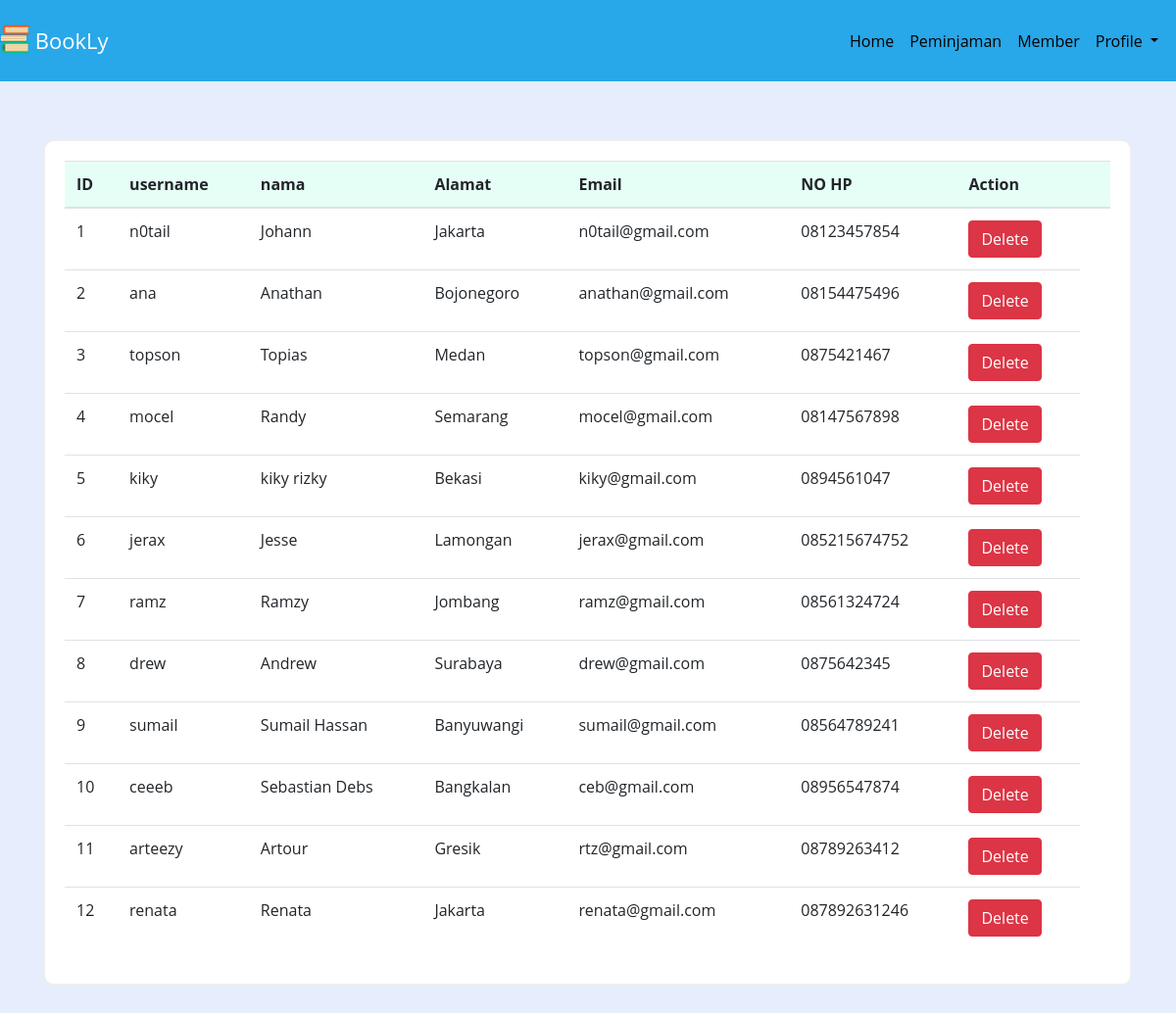
The page /member.php (signed in) on the database its author committed.
### tables this page shows
CREATE TABLE `user` (
  `id_user` int(11) NOT NULL,
  `username` varchar(10) NOT NULL,
  `password` varchar(70) NOT NULL,
  `nama` varchar(30) NOT NULL,
  `alamat` varchar(80) NOT NULL,
  `email` varchar(40) NOT NULL,
  `no_hp` varchar(20) NOT NULL
);

### member.php (the view, shortened to what this page needs)
<html>
<head>
  <link rel="stylesheet" href="bootstrap/css/bootstrap.min.css">
  <link rel="stylesheet" href="bootstrap//css/style.css">
  <link href="assets/css/style.css" rel="stylesheet">
</head>
<body style="background-color :#e6edfc;">
<?php
    if (isset($_SESSION['status']) == 'admin') {
    ?>
  <nav class="navbar navbar-expand-lg navbar-default">
    <a class="navbar-brand" href="#">
    <img src="bootstrap/logoa.png" width="30" height="30" class="d-inline-block align-top" alt="">
    BookLy
  </a>
    <div class="collapse navbar-collapse" id="navbarSupportedContent">
      <ul class="navbar-nav my-2 my-lg-0">
<li class="nav-item active">
        <a class="nav-link" href="homepage_admin.php">Home <span class="sr-only">(current)</span></a>
      </li>
      <li class="nav-item">
      <a class="nav-link" href="peminjaman.php">Peminjaman<span class="sr-only"></span></a>
            </li>
      <li class="nav-item">
      <a class="nav-link" href="member.php">Member<span class="sr-only"></span></a>
            </li>
        <li class="nav-item dropdown">
          <a class="nav-link dropdown-toggle" href="#" id="navbarDropdown"data-display="static" data-toggle="dropdown" aria-haspopup="true">
          Profile
        </a>
        </li>
      </ul>
      </div>
  </nav>
    <section id="services" class="services section-bg">
    <div class="container">
        <div class="row">
        <div class="col-md-12">
            <div  class="content-box-large">
        <table class="table">
        <thead class="thead">
            <tr>
                <th>ID</th>
                <th>username</th>
                <th>nama</th>
                <th>Alamat</th>
                <th>Email</th>
                <th>NO HP</th>
                <th class="hidden-xs ">Action</th>
                <th></th>
                </thead>
            <?php
    include "koneksi.php";
    $query="SELECT * FROM user";
    $result=mysqli_query($connect, $query);
    if(mysqli_num_rows($result) > 0){
        while($res = mysqli_fetch_assoc($result)){
        echo "<tr>";
        echo "<td>".$res['id_user']."</td>";
        echo "<td>".$res['username']."</td>";
        echo "<td>".$res['nama']."</td>";
        echo "<td>".$res['alamat']."</td>";
        echo "<td>".$res['email']."</td>";
        echo "<td>".$res['no_hp']."</td>";
        echo "<td><a href=\"deletemember.php?id_user=$res[id_user]\" name=\"delpinjam\" class=\"btn btn-danger\" onClick=\"return confirm('Are you sure you want to delete?')\">Delete</a></td>";
        }
	    ?>
            </tr>
        </table>
    </div>
    </section>
      <?php
    }
    ?>
  <?php
    } else {
      header("Location: login.php");
    }
    ?>
</body>
</html>

### assets/css/style.css (style rules this page uses)
body { font-family: "Open Sans", sans-serif; color: #444444; }
a { color: #14c871; }
section { padding: 60px 0; overflow: hidden; }
.section-bg { background-color :#e6edfc; }
thead { background-color: #e5fff7; }
.content-box, .content-box-large { margin-bottom:30px; background:#fff; border-radius:10px; padding:10px; border-left:1px solid #eee; border-top:1px solid #eee; border-right:2px solid #eee; border-bottom:2px solid #eee; }
.content-box-large { padding: 20px; }

### rows shown on the page
user: id_user "1", username "n0tail", nama "Johann", alamat "Jakarta", email "n0tail@gmail.com", no_hp "08123457854"
user: id_user "2", username "ana", nama "Anathan", alamat "Bojonegoro", email "anathan@gmail.com", no_hp "08154475496"
user: id_user "3", username "topson", nama "Topias", alamat "Medan", email "topson@gmail.com", no_hp "0875421467"
user: id_user "4", username "mocel", nama "Randy", alamat "Semarang", email "mocel@gmail.com", no_hp "08147567898"
user: id_user "5", username "kiky", nama "kiky rizky", alamat "Bekasi", email "kiky@gmail.com", no_hp "0894561047"
user: id_user "6", username "jerax", nama "Jesse", alamat "Lamongan", email "jerax@gmail.com", no_hp "085215674752"
user: id_user "7", username "ramz", nama "Ramzy", alamat "Jombang", email "ramz@gmail.com", no_hp "08561324724"
user: id_user "8", username "drew", nama "Andrew", alamat "Surabaya", email "drew@gmail.com", no_hp "0875642345"
user: id_user "9", username "sumail", nama "Sumail Hassan", alamat "Banyuwangi", email "sumail@gmail.com", no_hp "08564789241"
user: id_user "10", username "ceeeb", nama "Sebastian Debs", alamat "Bangkalan", email "ceb@gmail.com", no_hp "08956547874"
user: id_user "11", username "arteezy", nama "Artour", alamat "Gresik", email "rtz@gmail.com", no_hp "08789263412"
user: id_user "12", username "renata", nama "Renata", alamat "Jakarta", email "renata@gmail.com", no_hp "087892631246"
